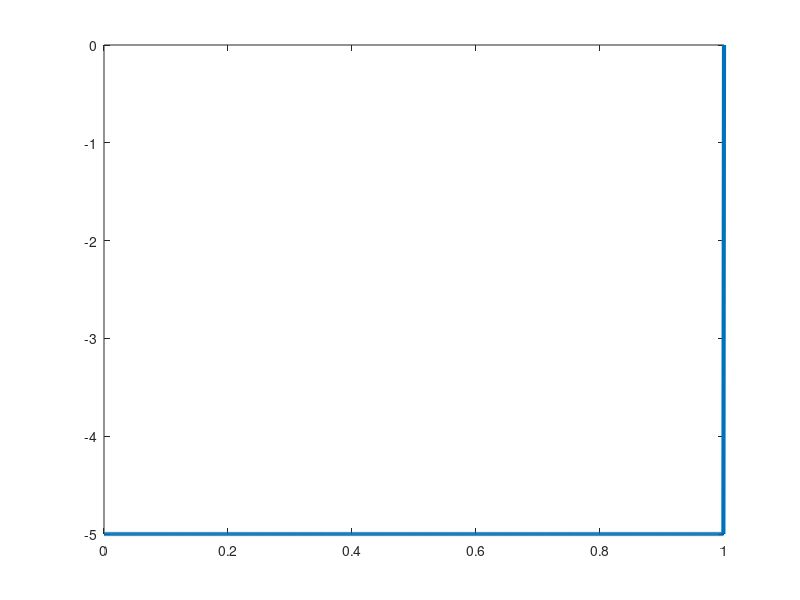

The MATLAB script that drew this image:
bits = input('prompt');%[1 0 1 1 1 0 0 1];
b_rt=1;
n=1000;
T=length(bits)/b_rt;
to_smp=n*length(bits);
dt=T/to_smp;
t=0:dt:T;
y=zeros(1,length(t));
v = input('prompt');
for i=1:length(bits)
  if bits(i)==1
    y((i-1)*n+1:i*n) = v;
  else 
    y((i-1)*n+1:i*n) = -v;
  end
end
plot(t, y, 'Linewidth', 3);
%decoding
count=0;
for i=1:length(t)
  if t(i)>count
    count=count+1;
    if y(i)>0
      result(count)=y(i)/v;
    else
      result(count)=0;
    endif
  endif
endfor
disp('nrz-l decoding');
disp(result);